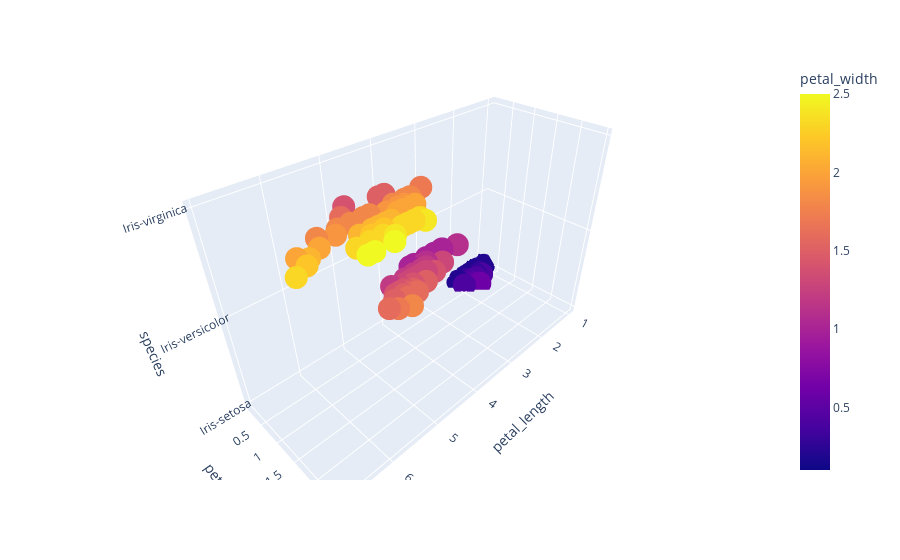

The notebook cell this image was saved under:
### Code cell
px.scatter_3d(df,x="petal_length",y="petal_width",z="species",color="petal_width")

### Figure 1 — Plotly figure (JSON) as saved in the notebook; plotly's stock layout.template omitted (floating-point values rounded to 4 significant figures; data arrays with more than 128 entries replaced by an {"elided": "..."} marker saying what was removed)
{"data": [{"hovertemplate": "petal_length=%{x}<br>petal_width=%{marker.color}<br>species=%{z}<extra></extra>", "legendgroup": "", "marker": {"color": {"elided": "150 float values"}, "coloraxis": "coloraxis", "symbol": "circle"}, "mode": "markers", "name": "", "scene": "scene", "showlegend": false, "type": "scatter3d", "x": {"elided": "150 float values"}, "y": {"elided": "150 float values"}, "z": {"elided": "150 str values"}}], "layout": {"coloraxis": {"colorbar": {"title": {"text": "petal_width"}}, "colorscale": [[0, "#0d0887"], [0.1111, "#46039f"], [0.2222, "#7201a8"], [0.3333, "#9c179e"], [0.4444, "#bd3786"], [0.5556, "#d8576b"], [0.6667, "#ed7953"], [0.7778, "#fb9f3a"], [0.8889, "#fdca26"], [1, "#f0f921"]]}, "legend": {"tracegroupgap": 0}, "margin": {"t": 60}, "scene": {"domain": {"x": [0, 1], "y": [0, 1]}, "xaxis": {"title": {"text": "petal_length"}}, "yaxis": {"title": {"text": "petal_width"}}, "zaxis": {"title": {"text": "species"}}}}}
